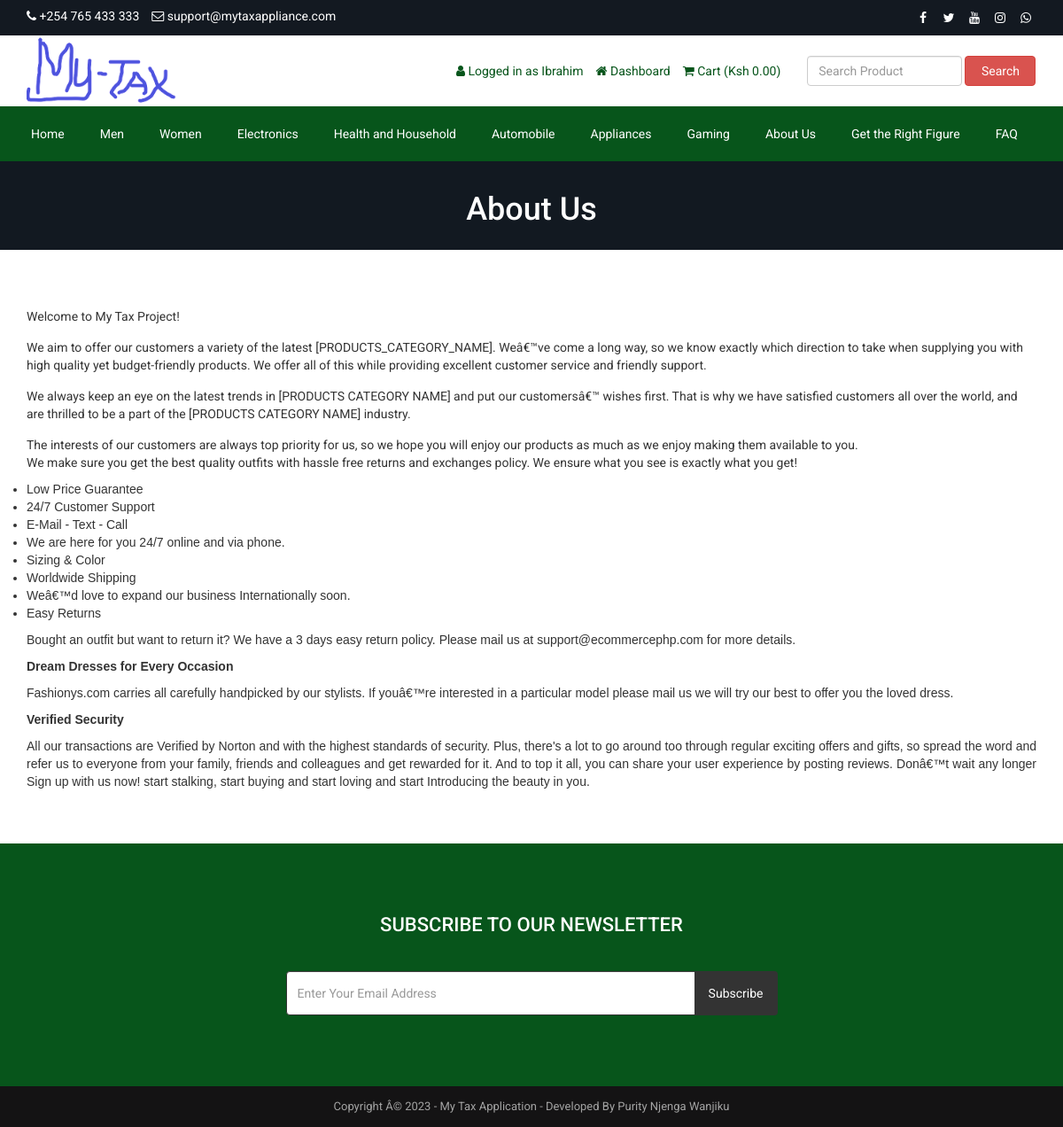
The page /about.php (signed in) on the database its author committed.
### tables this page shows
CREATE TABLE `tbl_settings` (
  `id` int(11) NOT NULL,
  `logo` varchar(255) NOT NULL,
  `favicon` varchar(255) NOT NULL,
  `footer_about` text NOT NULL,
  `footer_copyright` text NOT NULL,
  `contact_address` text NOT NULL,
  `contact_email` varchar(255) NOT NULL,
  `contact_phone` varchar(255) NOT NULL,
  `contact_fax` varchar(255) NOT NULL,
  `contact_map_iframe` text NOT NULL,
  `receive_email` varchar(255) NOT NULL,
  `receive_email_subject` varchar(255) NOT NULL,
  `receive_email_thank_you_message` text NOT NULL,
  `forget_password_message` text NOT NULL,
  `total_recent_post_footer` int(11) NOT NULL,
  `total_popular_post_footer` int(11) NOT NULL,
  `total_recent_post_sidebar` int(11) NOT NULL,
  `total_popular_post_sidebar` int(11) NOT NULL,
  `total_featured_product_home` int(11) NOT NULL,
  `total_latest_product_home` int(11) NOT NULL,
  `total_popular_product_home` int(11) NOT NULL,
  `meta_title_home` text NOT NULL,
  `meta_keyword_home` text NOT NULL,
  `meta_description_home` text NOT NULL,
  `banner_login` varchar(2552) NOT NULL,
  `banner_registration` varchar(255) NOT NULL,
  `banner_forget_password` varchar(255) NOT NULL,
  `banner_reset_password` varchar(255) NOT NULL,
  `banner_search` varchar(255) NOT NULL,
  `banner_cart` varchar(255) NOT NULL,
  `banner_checkout` varchar(255) NOT NULL,
  `banner_product_category` varchar(255) NOT NULL,
  `banner_calculate_tax` varchar(255) NOT NULL,
  `banner_blog` varchar(255) NOT NULL,
  `cta_title` varchar(255) NOT NULL,
  `cta_content` text NOT NULL,
  `cta_read_more_text` varchar(255) NOT NULL,
  `cta_read_more_url` varchar(255) NOT NULL,
  `cta_photo` varchar(255) NOT NULL,
  `featured_product_title` varchar(255) NOT NULL,
  `featured_product_subtitle` varchar(255) NOT NULL,
  `latest_product_title` varchar(255) NOT NULL,
  `latest_product_subtitle` varchar(255) NOT NULL,
  `popular_product_title` varchar(255) NOT NULL,
  `popular_product_subtitle` varchar(255) NOT NULL,
  `testimonial_title` varchar(255) NOT NULL,
  `testimonial_subtitle` varchar(255) NOT NULL,
  `testimonial_photo` varchar(255) NOT NULL,
  `blog_title` varchar(255) NOT NULL,
  `blog_subtitle` varchar(255) NOT NULL,
  `newsletter_text` text NOT NULL,
  `paypal_email` varchar(255) NOT NULL,
  `stripe_public_key` varchar(255) NOT NULL,
  `stripe_secret_key` varchar(255) NOT NULL,
  `bank_detail` text NOT NULL,
  `before_head` text NOT NULL,
  `after_body` text NOT NULL,
  `before_body` text NOT NULL,
  `home_service_on_off` int(11) NOT NULL,
  `home_welcome_on_off` int(11) NOT NULL,
  `home_featured_product_on_off` int(11) NOT NULL,
  `home_latest_product_on_off` int(11) NOT NULL,
  `home_popular_product_on_off` int(11) NOT NULL,
  `home_testimonial_on_off` int(11) NOT NULL,
  `home_blog_on_off` int(11) NOT NULL,
  `newsletter_on_off` int(11) NOT NULL,
  `ads_above_welcome_on_off` int(11) NOT NULL,
  `ads_above_featured_product_on_off` int(11) NOT NULL,
  `ads_above_latest_product_on_off` int(11) NOT NULL,
  `ads_above_popular_product_on_off` int(11) NOT NULL,
  `ads_above_testimonial_on_off` int(11) NOT NULL,
  `ads_category_sidebar_on_off` int(11) NOT NULL
);

CREATE TABLE `tbl_social` (
  `social_id` int(11) NOT NULL,
  `social_name` varchar(30) NOT NULL,
  `social_url` varchar(255) NOT NULL,
  `social_icon` varchar(30) NOT NULL
);

CREATE TABLE `tbl_top_category` (
  `tcat_id` int(11) NOT NULL,
  `tcat_name` varchar(255) NOT NULL,
  `show_on_menu` int(1) NOT NULL
);

CREATE TABLE `tbl_page` (
  `id` int(11) NOT NULL,
  `about_title` varchar(255) NOT NULL,
  `about_content` text NOT NULL,
  `about_banner` varchar(255) NOT NULL,
  `about_meta_title` varchar(255) NOT NULL,
  `about_meta_keyword` text NOT NULL,
  `about_meta_description` text NOT NULL,
  `faq_title` varchar(255) NOT NULL,
  `faq_banner` varchar(255) NOT NULL,
  `faq_meta_title` varchar(255) NOT NULL,
  `faq_meta_keyword` text NOT NULL,
  `faq_meta_description` text NOT NULL,
  `blog_title` varchar(255) NOT NULL,
  `blog_banner` varchar(255) NOT NULL,
  `blog_meta_title` varchar(255) NOT NULL,
  `blog_meta_keyword` text NOT NULL,
  `blog_meta_description` text NOT NULL,
  `contact_title` varchar(255) NOT NULL,
  `contact_banner` varchar(255) NOT NULL,
  `contact_meta_title` varchar(255) NOT NULL,
  `contact_meta_keyword` text NOT NULL,
  `contact_meta_description` text NOT NULL,
  `pgallery_title` varchar(255) NOT NULL,
  `pgallery_banner` varchar(255) NOT NULL,
  `pgallery_meta_title` varchar(255) NOT NULL,
  `pgallery_meta_keyword` text NOT NULL,
  `pgallery_meta_description` text NOT NULL,
  `vgallery_title` varchar(255) NOT NULL,
  `vgallery_banner` varchar(255) NOT NULL,
  `vgallery_meta_title` varchar(255) NOT NULL,
  `vgallery_meta_keyword` text NOT NULL,
  `vgallery_meta_description` text NOT NULL,
  `calculate_tax_title` varchar(255) NOT NULL,
  `calculate_tax_banner` varchar(255) NOT NULL,
  `calculate_tax_meta_title` varchar(255) NOT NULL,
  `calculate_tax_meta_keyword` varchar(255) NOT NULL,
  `calculate_tax_meta_description` varchar(255) NOT NULL
);

### about.php (the view)
<?php require_once('header.php'); ?>
<?php
$statement = $pdo->prepare("SELECT * FROM tbl_page WHERE id=1");
$statement->execute();
$result = $statement->fetchAll(PDO::FETCH_ASSOC);
foreach ($result as $row) {
   $about_title = $row['about_title'];
    $about_content = $row['about_content'];
    $about_banner = $row['about_banner'];
}
?>
<div class="page-banner" style="background-image: url(assets/uploads/<?php echo $about_banner; ?>);">
    <div class="inner">
        <h1><?php echo $about_title; ?></h1>
    </div>
</div>
<div class="page">
    <div class="container">
        <div class="row">
            <div class="col-md-12">
                <p>
                    <?php echo $about_content; ?>
                </p>
            </div>
        </div>
    </div>
</div>
<?php require_once('footer.php'); ?>

### header.php (shortened to what this page needs)
<?php
include("admin/inc/config.php");
$statement = $pdo->prepare("SELECT * FROM tbl_settings WHERE id=1");
$statement->execute();
$result = $statement->fetchAll(PDO::FETCH_ASSOC);
foreach ($result as $row) {
    $logo = $row['logo'];
    $contact_email = $row['contact_email'];
    $contact_phone = $row['contact_phone'];
}
?>
<!DOCTYPE html>
<html lang="en">
<head>
    <link rel="stylesheet" href="assets/css/bootstrap.min.css">
    <link rel="stylesheet" href="assets/css/font-awesome.min.css">
    <link rel="stylesheet" href="assets/css/owl.carousel.min.css">
    <link rel="stylesheet" href="assets/css/owl.theme.default.min.css">
    <link rel="stylesheet" href="assets/css/jquery.bxslider.min.css">
    <link rel="stylesheet" href="assets/css/magnific-popup.css">
    <link rel="stylesheet" href="assets/css/rating.css">
    <link rel="stylesheet" href="assets/css/spacing.css">
    <link rel="stylesheet" href="assets/css/bootstrap-touch-slider.css">
    <link rel="stylesheet" href="assets/css/animate.min.css">
    <link rel="stylesheet" href="assets/css/tree-menu.css">
    <link rel="stylesheet" href="assets/css/select2.min.css">
    <link rel="stylesheet" href="assets/css/main.css">
    <link rel="stylesheet" href="assets/css/responsive.css">
    <?php
    $statement = $pdo->prepare("SELECT * FROM tbl_page WHERE id=1");
$statement->execute();
$result = $statement->fetchAll(PDO::FETCH_ASSOC);
    ?>
</head>
<body>
    <div class="top">
        <div class="container">
            <div class="row">
                <div class="col-md-6 col-sm-6 col-xs-12">
                    <div class="left">
                        <ul>
                            <li><i class="fa fa-phone"></i>
                                <?php echo $contact_phone; ?></li>
                            <li><i class="fa fa-envelope-o"></i>
                                <?php echo $contact_email; ?></li>
                        </ul>
                    </div>
                </div>
                <div class="col-md-6 col-sm-6 col-xs-12">
                    <div class="right">
                        <ul>
                            <?php
                            $statement = $pdo->prepare("SELECT * FROM tbl_social");
                            $statement->execute();
                            $result = $statement->fetchAll(PDO::FETCH_ASSOC);
                            foreach ($result as $row) {
                            ?>
                            <?php if($row['social_url'] != ''): ?>
                            <li><a href="<?php echo $row['social_url']; ?>"><i
                                        class="<?php echo $row['social_icon']; ?>"></i></a>
                            </li>
                            <?php endif; ?>
                            <?php
                             }
                            ?>
                        </ul>
                    </div>
                </div>
            </div>
        </div>
    </div>
    <div class="header">
        <div class="container">
            <div class="row inner">
                <div class="col-md-4 logo">
                    <a href="index.php"><img src="assets/uploads/<?php echo $logo; ?>" alt="logo image"></a>
                </div>
                <div class="col-md-5 right">
                    <ul>
                        <?php
                         if(isset($_SESSION['customer'])) {
                        ?>
                        <li><i class="fa fa-user"></i>
                            <?php echo LANG_VALUE_13; ?>
                            <?php echo $_SESSION['customer']['cust_name']; ?>
                        </li>
                        <li><a href="dashboard.php"><i class="fa fa-home"></i>
                                <?php echo LANG_VALUE_89; ?></a></li>
                        <?php
                           }
                        ?>
                        <li><a href="cart.php"><i class="fa fa-shopping-cart"></i>
                                <?php echo LANG_VALUE_18; ?>
                                (<?php echo LANG_VALUE_1; ?>
                                <?php
                                if(isset($_SESSION['cart_p_id'])) {
                                  $table_total_price = 0;
                                    $i=0;
                                     foreach($_SESSION['cart_p_qty'] as $key => $value) {
                                      $i++;
                                      $arr_cart_p_qty[$i] = $value;
                                       }
                                    $i=0;
                                     foreach($_SESSION['cart_p_current_price'] as $key => $value) {
                                    $i++;
                                    $arr_cart_p_current_price[$i] = $value;
                                        }
                                    for($i=1;$i<=count($arr_cart_p_qty);$i++) {
                                        $row_total_price = $arr_cart_p_current_price[$i]*$arr_cart_p_qty[$i];
                                        $table_total_price = $table_total_price + $row_total_price;
                                      }
                                       echo $table_total_price;
                                    } else {
                                     echo '0.00';
                                    }
                              ?>)
                            </a>
                        </li>
                    </ul>
                </div>
                <div class="col-md-3 search-area">
                    <form class="navbar-form navbar-left" role="search" action="search-result.php" method="get">
                        <div class="form-group">
                            <input type="text" class="form-control search-top" placeholder="<?php echo LANG_VALUE_2; ?>"
                                name="search_text">
                        </div>
                        <button type="submit" class="btn btn-danger"><?php echo LANG_VALUE_3; ?></button>
                    </form>
                </div>
            </div>
        </div>
    </div>
    <div class="nav">
        <div class="container">
            <div class="row">
                <div class="col-md-12 pl_0 pr_0">
                    <div class="menu-container">
                        <div class="menu">
                            <ul>
                                <li><a href="index.php">Home</a></li>
                                <?php
                                 $statement = $pdo->prepare("SELECT * FROM tbl_top_category WHERE show_on_menu=1");
                                 $statement->execute();
                                 $result = $statement->fetchAll(PDO::FETCH_ASSOC);
                                  foreach ($result as $row) {
                                ?>
                                <li><a
                                        href="product-category.php?id=<?php echo $row['tcat_id']; ?>&type=top-category"><?php echo $row['tcat_name']; ?></a>
                                </li>
                                <?php
                                }
                                ?>
                                <?php
                                $statement = $pdo->prepare("SELECT * FROM tbl_page WHERE id=1");
                                $statement->execute();
                                $result = $statement->fetchAll(PDO::FETCH_ASSOC);
                                foreach ($result as $row) {
                                        $about_title = $row['about_title'];
                                            $faq_title = $row['faq_title'];
                                                                $calculatetax_title = $row['calculate_tax_title'];
                                                    }
                                ?>
                                <li><a href="about.php"><?php echo $about_title; ?></a>
                                </li>
                                <li><a href="calculate-tax.php"><?php echo $calculatetax_title; ?></a>
                                </li>
                                <li><a href="faq.php"><?php echo $faq_title; ?></a>
                                </li>
                            </ul>
                        </div>
                    </div>
                </div>
            </div>
        </div>
    </div>

### footer.php (shortened to what this page needs)
<?php
$statement = $pdo->prepare("SELECT * FROM tbl_settings WHERE id=1");
$statement->execute();
$result = $statement->fetchAll(PDO::FETCH_ASSOC);
foreach ($result as $row) {
	$footer_copyright = $row['footer_copyright'];
	$newsletter_on_off = $row['newsletter_on_off'];
}
?>
<?php if ($newsletter_on_off == 1) : ?>
	<section class="home-newsletter">
		<div class="container">
			<div class="row">
				<div class="col-md-6 col-md-offset-3">
					<div class="single">
						<form action="" method="post">
							<h2><?php echo LANG_VALUE_93; ?></h2>
							<div class="input-group">
								<input type="email" class="form-control" placeholder="<?php echo LANG_VALUE_95; ?>" name="email_subscribe">
								<span class="input-group-btn">
									<button class="btn btn-theme" type="submit" name="form_subscribe"><?php echo LANG_VALUE_92; ?></button>
								</span>
							</div>
					</div>
				</div>
			</div>
		</div>
	</section>
<?php endif; ?>
<div class="footer-bottom">
	<div class="container">
		<div class="row">
			<div class="col-md-12 copyright">
				<?php echo $footer_copyright; ?>
			</div>
		</div>
	</div>
</div>
</body>
</html>

### rows shown on the page
tbl_settings: contact_phone "+254 765 433 333", contact_email "support@mytaxappliance.com", logo (picture), footer_copyright "Copyright Â© 2023 - My Tax Application - Developed By Purity Njenga Wanjiku"
tbl_top_category: tcat_name "Men"
tbl_top_category: tcat_name "Women"
tbl_top_category: tcat_name "Electronics"
tbl_top_category: tcat_name "Health and Household"
tbl_top_category: tcat_name "Automobile"
tbl_top_category: tcat_name "Appliances"
tbl_top_category: tcat_name "Gaming"
tbl_page: about_title "About Us", calculate_tax_title "Get the Right Figure", faq_title "FAQ", about_banner (picture), about_content "Welcome to My Tax Project! We aim to offer our customers a variety of the latest [PRODUCTS_CATEGORY_NAME]. Weâ€™ve come a long way, so we know exactly which direction to take when supplying you with high quality yet budget-friendly products. We offer all of this while providing excellent customer service and friendly support. We always keep an eye on the latest trends in [PRODUCTS CATEGORY NAME] and put our customersâ€™ wishes first. That is why we have satisfied customers all over the world, and are thrilled to be a part of the [PRODUCTS CATEGORY NAME] industry. The interests of our customers are always top priority for us, so we hope you will enjoy our products as much as we enjoy making…"

### other values the page prints
LANG_VALUE_13 "Logged in as"
$_SESSION['customer']['cust_name'] "Ibrahim"
LANG_VALUE_89 "Dashboard"
LANG_VALUE_18 "Cart"
LANG_VALUE_1 "Ksh"
LANG_VALUE_3 "Search"
LANG_VALUE_93 "SUBSCRIBE TO OUR NEWSLETTER"
LANG_VALUE_92 "Subscribe"
